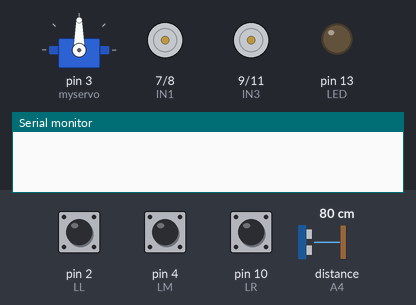
Simulated run of this sketch. Board: Arduino Uno, built with avr-gcc and run on an emulated ATmega328P. Parts: servo, motor-driver pin pairs drawn as motors (green arrow = first pin HIGH = forward, orange = second pin HIGH = backward, longer = more drive, scaled by the enable pin), output pins drawn as LEDs (lit = HIGH), the last lines printed to the serial monitor. Wiring (inferred from the names in the program): ultrasonic range finder: trigger A5; echo A4. The test bench sets the inputs (shaded band); at power-on: pin 2 (LL) HIGH, pin 4 (LM) HIGH, pin 10 (LR) HIGH, distance to the obstacle (sensor on A4) 80 cm. The echo pulse lasts 58.3 µs per cm; pins used as bus, display or sensor lines are not drawn.

Above: at 0.1 s.
At 0.6 s:
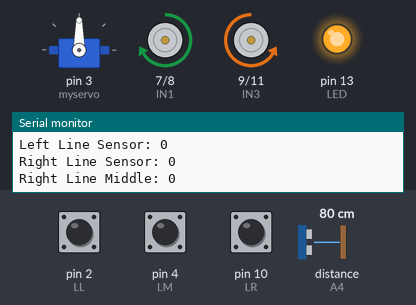
Timing chart, 0 to 2.1 s (numbered marks = the images above):
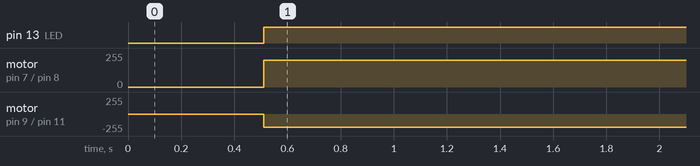

Measured:
- by itself, pin 13 (LED): LOW → HIGH at 0.51 s
- by itself, motor on pin 7 (IN1) / pin 8 (IN2): stopped → forward 200/255 at 0.51 s
- by itself, motor on pin 9 (IN3) / pin 11 (IN4): stopped → backward 200/255 at 0.51 s

The sketch:

Project3Starter.ino
```cpp
//This code is based on starter code provided by Elegoo
//www.elegoo.com

#include <Servo.h>  //servo library
Servo myservo;      // create servo object to control servo

//Define all of the pins used.  These are NOT up to us, but rather what Elegoo decided.  Don't change.
int Echo = A4;
int Trig = A5;

#define ENA 5
#define ENB 6
#define IN1 7
#define IN2 8
#define IN3 9
#define IN4 11
#define LED 13
//Line follower pins
#define LR 10
#define LM 4
#define LL 2

/******************************Helper functions*********************************************/
//Begin helper functions.  You should CALL these functions, but do not change them.  You DO NOT need to worry about the details inside the functions.

//The functions below set the left and right motor speeds and directions.
//Speed is an integer from 0 - 255 that determines the motor speed.
//Direction is 1 for forward and 0 for backwards.
void leftMotor(int lspeed, bool ldirection){
  analogWrite(ENA, lspeed);
  if (ldirection)
  {
    digitalWrite(IN1, HIGH);
    digitalWrite(IN2, LOW);
  }
  else
  {
    digitalWrite(IN1, LOW);
    digitalWrite(IN2, HIGH);
  }
}
void rightMotor(int rspeed, bool rdirection){
  analogWrite(ENB, rspeed);
  if (rdirection)
  {
    digitalWrite(IN3, LOW);
    digitalWrite(IN4, HIGH);
  }
  else
  {
    digitalWrite(IN3, HIGH);
    digitalWrite(IN4, LOW);
  }
}
//  The function below stops.  This is the same as just setting motor speeds to zero - not really necessary
void stop() {
  digitalWrite(ENA, LOW);
  digitalWrite(ENB, LOW);
}

//Ultrasonic distance measurement helper function - returns a float with distance in cm
float Distance_test() {
  digitalWrite(Trig, LOW);
  delayMicroseconds(2);
  digitalWrite(Trig, HIGH);
  delayMicroseconds(20);
  digitalWrite(Trig, LOW);
  float Fdistance = pulseIn(Echo, HIGH);
  Fdistance= Fdistance / 58.0;
  return Fdistance;
}

/*************************Setup*************************************************/
//You shouldn't need to touch this - it is merely setting up pins and stopping the motors at the start
void setup() {
  myservo.attach(3,700,2400);  // attach servo on pin 3 to servo object
  Serial.begin(9600);     //For debugging
  pinMode(Echo, INPUT);
  pinMode(Trig, OUTPUT);
  pinMode(IN1, OUTPUT);
  pinMode(IN2, OUTPUT);
  pinMode(IN3, OUTPUT);
  pinMode(IN4, OUTPUT);
  pinMode(ENA, OUTPUT);
  pinMode(ENB, OUTPUT);
  pinMode(LED, OUTPUT);
  stop();
}
/********************************Loop - your's to edit!****************************************************************************/
//Below is some skeleton code that calls functions.  Your primary task is to edit this code to accomplish your goals.
void loop() {
   //Here is how you set the servo angle
    myservo.write(90);  //setservo position to angle; 90 is nominally straight in front
    delay(500); //Each time you change the servo, you should give it some time to reach the destination

    //Here is how you get the distance in cm
    float distance = Distance_test();
    distance = Distance_test();

    //Here is how you drive your car - this sample drives the car forward
    int rspeed = 200;
    int lspeed = 200;
    leftMotor(lspeed,1);  //Replace 1 with zero for reverse the direction for either motor
    rightMotor(rspeed,1);

    //Here is how you turn on / off the LED
    digitalWrite(LED, HIGH);

    //Here is how you tell if the line following sensor is seeing the black tape
    //Each sensor returns 1 if it sees the tape and 0 if it does not
    bool onTapeLeft = !digitalRead(LL);
    bool onTapeRight = !digitalRead(LR);
    bool onTapeMiddle = !digitalRead(LM);

    //Report variables back for your sanity
    Serial.print("Distance Reading: ");
    Serial.print(distance);
    Serial.println(" cm");
    Serial.print("Left Line Sensor: ");
    Serial.println(onTapeLeft);
    Serial.print("Right Line Sensor: ");
    Serial.println(onTapeRight);
    Serial.print("Right Line Middle: ");
    Serial.println(onTapeMiddle);
}
```
